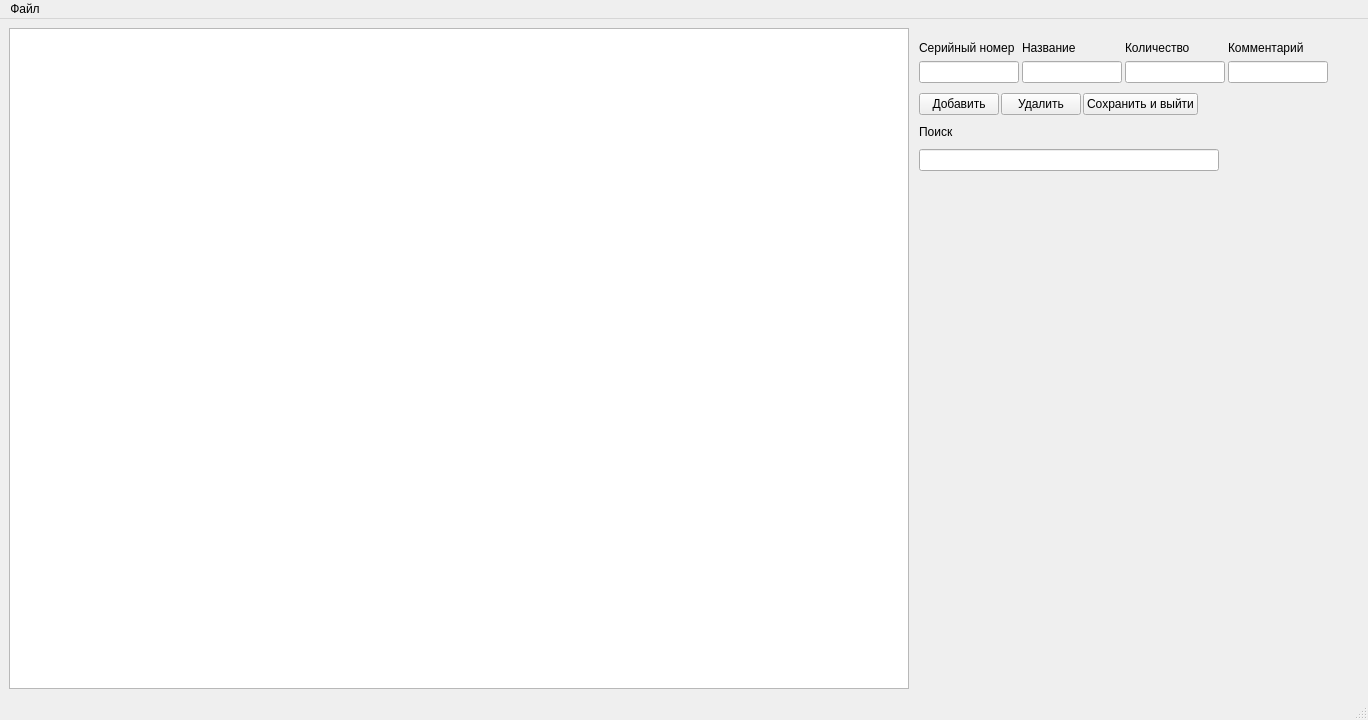
<?xml version="1.0" encoding="UTF-8"?>
<ui version="4.0">
 <class>MainWindow</class>
 <widget class="QMainWindow" name="MainWindow">
  <property name="windowModality">
   <enum>Qt::NonModal</enum>
  </property>
  <property name="geometry">
   <rect>
    <x>0</x>
    <y>0</y>
    <width>1368</width>
    <height>720</height>
   </rect>
  </property>
  <property name="sizePolicy">
   <sizepolicy hsizetype="Fixed" vsizetype="Fixed">
    <horstretch>0</horstretch>
    <verstretch>0</verstretch>
   </sizepolicy>
  </property>
  <property name="minimumSize">
   <size>
    <width>1368</width>
    <height>720</height>
   </size>
  </property>
  <property name="maximumSize">
   <size>
    <width>1368</width>
    <height>720</height>
   </size>
  </property>
  <property name="windowTitle">
   <string>База данных</string>
  </property>
  <property name="layoutDirection">
   <enum>Qt::LeftToRight</enum>
  </property>
  <property name="autoFillBackground">
   <bool>true</bool>
  </property>
  <widget class="QWidget" name="centralwidget">
   <layout class="QHBoxLayout" name="horizontalLayout">
    <property name="spacing">
     <number>10</number>
    </property>
    <item>
     <layout class="QVBoxLayout" name="verticalLayout_3">
      <property name="spacing">
       <number>10</number>
      </property>
      <item>
       <widget class="QTableView" name="tableView">
        <property name="enabled">
         <bool>true</bool>
        </property>
        <property name="sizePolicy">
         <sizepolicy hsizetype="MinimumExpanding" vsizetype="Expanding">
          <horstretch>0</horstretch>
          <verstretch>0</verstretch>
         </sizepolicy>
        </property>
        <property name="minimumSize">
         <size>
          <width>900</width>
          <height>0</height>
         </size>
        </property>
        <property name="sizeIncrement">
         <size>
          <width>0</width>
          <height>0</height>
         </size>
        </property>
        <property name="contextMenuPolicy">
         <enum>Qt::DefaultContextMenu</enum>
        </property>
        <property name="layoutDirection">
         <enum>Qt::LeftToRight</enum>
        </property>
        <property name="autoFillBackground">
         <bool>true</bool>
        </property>
        <property name="frameShape">
         <enum>QFrame::StyledPanel</enum>
        </property>
        <property name="lineWidth">
         <number>1</number>
        </property>
        <property name="midLineWidth">
         <number>0</number>
        </property>
        <property name="sizeAdjustPolicy">
         <enum>QAbstractScrollArea::AdjustToContents</enum>
        </property>
        <property name="autoScroll">
         <bool>false</bool>
        </property>
        <property name="selectionMode">
         <enum>QAbstractItemView::ExtendedSelection</enum>
        </property>
        <property name="gridStyle">
         <enum>Qt::SolidLine</enum>
        </property>
        <property name="sortingEnabled">
         <bool>true</bool>
        </property>
        <attribute name="horizontalHeaderVisible">
         <bool>true</bool>
        </attribute>
        <attribute name="horizontalHeaderCascadingSectionResizes">
         <bool>false</bool>
        </attribute>
        <attribute name="horizontalHeaderDefaultSectionSize">
         <number>200</number>
        </attribute>
        <attribute name="horizontalHeaderHighlightSections">
         <bool>true</bool>
        </attribute>
       </widget>
      </item>
     </layout>
    </item>
    <item>
     <layout class="QVBoxLayout" name="verticalLayout_2">
      <property name="spacing">
       <number>10</number>
      </property>
      <item>
       <layout class="QGridLayout" name="gridLayout">
        <property name="topMargin">
         <number>10</number>
        </property>
        <property name="spacing">
         <number>3</number>
        </property>
        <item row="1" column="0">
         <widget class="QLineEdit" name="lineEdit">
          <property name="sizePolicy">
           <sizepolicy hsizetype="MinimumExpanding" vsizetype="Fixed">
            <horstretch>0</horstretch>
            <verstretch>0</verstretch>
           </sizepolicy>
          </property>
          <property name="minimumSize">
           <size>
            <width>100</width>
            <height>0</height>
           </size>
          </property>
          <property name="maximumSize">
           <size>
            <width>200</width>
            <height>16777215</height>
           </size>
          </property>
         </widget>
        </item>
        <item row="0" column="3">
         <widget class="QLabel" name="label_4">
          <property name="sizePolicy">
           <sizepolicy hsizetype="MinimumExpanding" vsizetype="Minimum">
            <horstretch>0</horstretch>
            <verstretch>0</verstretch>
           </sizepolicy>
          </property>
          <property name="minimumSize">
           <size>
            <width>100</width>
            <height>0</height>
           </size>
          </property>
          <property name="maximumSize">
           <size>
            <width>200</width>
            <height>16777215</height>
           </size>
          </property>
          <property name="text">
           <string>Комментарий</string>
          </property>
         </widget>
        </item>
        <item row="1" column="1">
         <widget class="QLineEdit" name="lineEdit_2">
          <property name="sizePolicy">
           <sizepolicy hsizetype="MinimumExpanding" vsizetype="Fixed">
            <horstretch>0</horstretch>
            <verstretch>0</verstretch>
           </sizepolicy>
          </property>
          <property name="minimumSize">
           <size>
            <width>100</width>
            <height>0</height>
           </size>
          </property>
          <property name="maximumSize">
           <size>
            <width>200</width>
            <height>16777215</height>
           </size>
          </property>
         </widget>
        </item>
        <item row="0" column="2">
         <widget class="QLabel" name="label_3">
          <property name="sizePolicy">
           <sizepolicy hsizetype="MinimumExpanding" vsizetype="Minimum">
            <horstretch>0</horstretch>
            <verstretch>0</verstretch>
           </sizepolicy>
          </property>
          <property name="minimumSize">
           <size>
            <width>100</width>
            <height>0</height>
           </size>
          </property>
          <property name="maximumSize">
           <size>
            <width>200</width>
            <height>16777215</height>
           </size>
          </property>
          <property name="text">
           <string>Количество</string>
          </property>
         </widget>
        </item>
        <item row="0" column="0">
         <widget class="QLabel" name="label">
          <property name="sizePolicy">
           <sizepolicy hsizetype="MinimumExpanding" vsizetype="Minimum">
            <horstretch>0</horstretch>
            <verstretch>0</verstretch>
           </sizepolicy>
          </property>
          <property name="minimumSize">
           <size>
            <width>100</width>
            <height>0</height>
           </size>
          </property>
          <property name="maximumSize">
           <size>
            <width>200</width>
            <height>16777215</height>
           </size>
          </property>
          <property name="text">
           <string>Серийный номер</string>
          </property>
         </widget>
        </item>
        <item row="1" column="3">
         <widget class="QLineEdit" name="lineEdit_4">
          <property name="sizePolicy">
           <sizepolicy hsizetype="MinimumExpanding" vsizetype="Fixed">
            <horstretch>0</horstretch>
            <verstretch>0</verstretch>
           </sizepolicy>
          </property>
          <property name="minimumSize">
           <size>
            <width>100</width>
            <height>0</height>
           </size>
          </property>
          <property name="maximumSize">
           <size>
            <width>200</width>
            <height>16777215</height>
           </size>
          </property>
         </widget>
        </item>
        <item row="1" column="2">
         <widget class="QLineEdit" name="lineEdit_3">
          <property name="sizePolicy">
           <sizepolicy hsizetype="MinimumExpanding" vsizetype="Fixed">
            <horstretch>0</horstretch>
            <verstretch>0</verstretch>
           </sizepolicy>
          </property>
          <property name="minimumSize">
           <size>
            <width>100</width>
            <height>0</height>
           </size>
          </property>
          <property name="maximumSize">
           <size>
            <width>200</width>
            <height>16777215</height>
           </size>
          </property>
         </widget>
        </item>
        <item row="0" column="1">
         <widget class="QLabel" name="label_2">
          <property name="sizePolicy">
           <sizepolicy hsizetype="MinimumExpanding" vsizetype="Fixed">
            <horstretch>0</horstretch>
            <verstretch>0</verstretch>
           </sizepolicy>
          </property>
          <property name="minimumSize">
           <size>
            <width>100</width>
            <height>0</height>
           </size>
          </property>
          <property name="maximumSize">
           <size>
            <width>200</width>
            <height>16777215</height>
           </size>
          </property>
          <property name="text">
           <string>Название</string>
          </property>
         </widget>
        </item>
        <item row="1" column="4">
         <spacer name="horizontalSpacer_2">
          <property name="orientation">
           <enum>Qt::Horizontal</enum>
          </property>
          <property name="sizeHint" stdset="0">
           <size>
            <width>40</width>
            <height>20</height>
           </size>
          </property>
         </spacer>
        </item>
        <item row="0" column="4">
         <spacer name="horizontalSpacer_3">
          <property name="orientation">
           <enum>Qt::Horizontal</enum>
          </property>
          <property name="sizeHint" stdset="0">
           <size>
            <width>40</width>
            <height>20</height>
           </size>
          </property>
         </spacer>
        </item>
       </layout>
      </item>
      <item>
       <layout class="QHBoxLayout" name="horizontalLayout_3">
        <property name="spacing">
         <number>2</number>
        </property>
        <item>
         <widget class="QPushButton" name="pushButton">
          <property name="text">
           <string>Добавить</string>
          </property>
         </widget>
        </item>
        <item>
         <widget class="QPushButton" name="pushButton_2">
          <property name="text">
           <string>Удалить</string>
          </property>
         </widget>
        </item>
        <item>
         <widget class="QPushButton" name="pushButton_3">
          <property name="text">
           <string>Сохранить и выйти</string>
          </property>
         </widget>
        </item>
        <item>
         <spacer name="horizontalSpacer">
          <property name="orientation">
           <enum>Qt::Horizontal</enum>
          </property>
          <property name="sizeHint" stdset="0">
           <size>
            <width>40</width>
            <height>20</height>
           </size>
          </property>
         </spacer>
        </item>
       </layout>
      </item>
      <item>
       <layout class="QVBoxLayout" name="verticalLayout">
        <property name="spacing">
         <number>10</number>
        </property>
        <item>
         <widget class="QLabel" name="label_5">
          <property name="sizePolicy">
           <sizepolicy hsizetype="Minimum" vsizetype="Fixed">
            <horstretch>0</horstretch>
            <verstretch>0</verstretch>
           </sizepolicy>
          </property>
          <property name="focusPolicy">
           <enum>Qt::NoFocus</enum>
          </property>
          <property name="layoutDirection">
           <enum>Qt::LeftToRight</enum>
          </property>
          <property name="text">
           <string>Поиск</string>
          </property>
         </widget>
        </item>
        <item>
         <widget class="QLineEdit" name="lineEdit_5">
          <property name="sizePolicy">
           <sizepolicy hsizetype="MinimumExpanding" vsizetype="Fixed">
            <horstretch>0</horstretch>
            <verstretch>0</verstretch>
           </sizepolicy>
          </property>
          <property name="minimumSize">
           <size>
            <width>200</width>
            <height>0</height>
           </size>
          </property>
          <property name="maximumSize">
           <size>
            <width>300</width>
            <height>16777215</height>
           </size>
          </property>
         </widget>
        </item>
        <item>
         <spacer name="verticalSpacer">
          <property name="orientation">
           <enum>Qt::Vertical</enum>
          </property>
          <property name="sizeHint" stdset="0">
           <size>
            <width>20</width>
            <height>40</height>
           </size>
          </property>
         </spacer>
        </item>
       </layout>
      </item>
     </layout>
    </item>
   </layout>
  </widget>
  <widget class="QMenuBar" name="menubar">
   <property name="geometry">
    <rect>
     <x>0</x>
     <y>0</y>
     <width>1368</width>
     <height>21</height>
    </rect>
   </property>
   <widget class="QMenu" name="menu">
    <property name="title">
     <string>Файл</string>
    </property>
    <addaction name="action"/>
    <addaction name="action_2"/>
    <addaction name="separator"/>
    <addaction name="action_5"/>
   </widget>
   <addaction name="menu"/>
  </widget>
  <widget class="QStatusBar" name="statusbar"/>
  <action name="action">
   <property name="text">
    <string>Редактировать записи</string>
   </property>
  </action>
  <action name="action_2">
   <property name="text">
    <string>Очистить таблицу</string>
   </property>
  </action>
  <action name="action_5">
   <property name="text">
    <string>Очистить все записи автозаполнения</string>
   </property>
  </action>
 </widget>
 <tabstops>
  <tabstop>tableView</tabstop>
  <tabstop>lineEdit</tabstop>
  <tabstop>lineEdit_2</tabstop>
  <tabstop>lineEdit_3</tabstop>
  <tabstop>lineEdit_4</tabstop>
  <tabstop>lineEdit_5</tabstop>
  <tabstop>pushButton</tabstop>
  <tabstop>pushButton_2</tabstop>
  <tabstop>pushButton_3</tabstop>
 </tabstops>
 <resources/>
 <connections/>
</ui>
